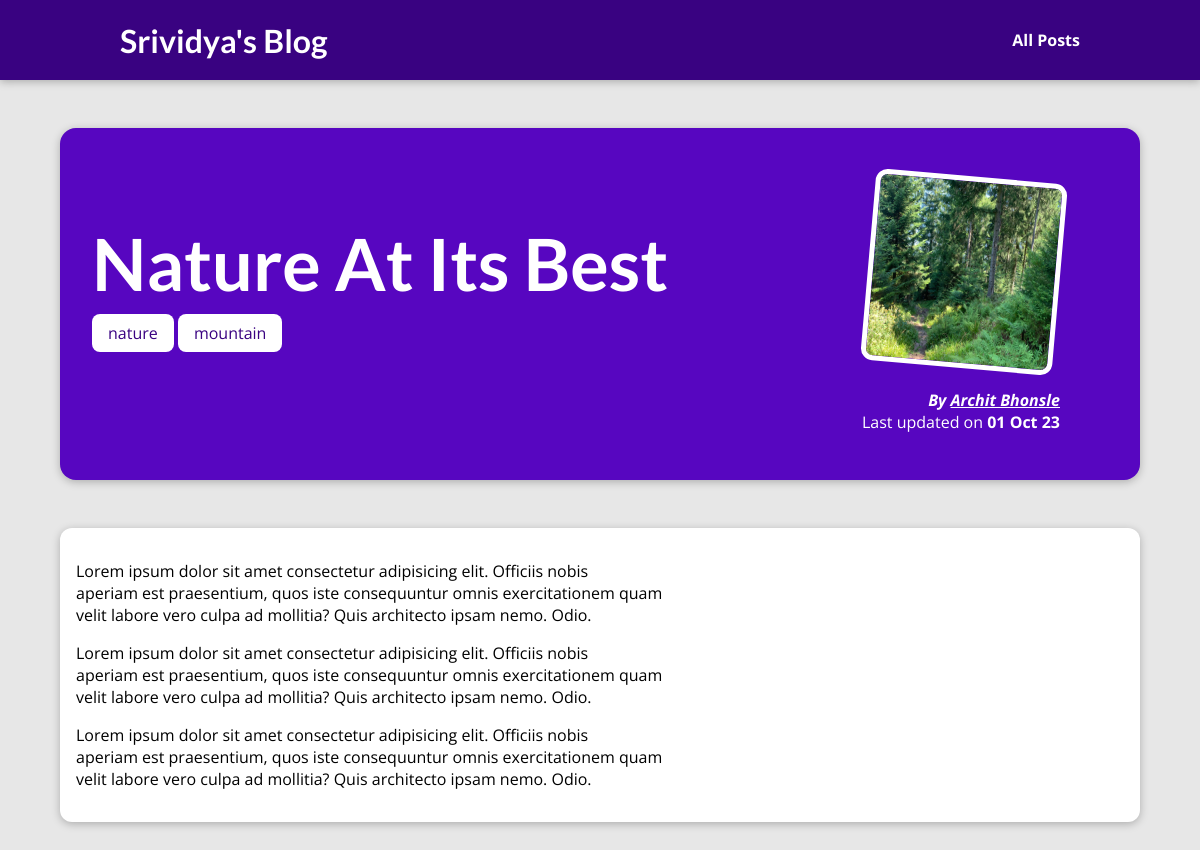
The page /posts/nature-its-best on the database its author committed.
### blog/models.py (models this page shows, shortened)
class Post(models.Model):
    title = models.CharField(max_length=150)
    excerpt = models.CharField(max_length=200)
    image_name = models.CharField(max_length=100)
    slug = models.SlugField(default="", blank=True, null=False, db_index=True, unique=True)
    content = models.TextField(validators=[MinLengthValidator(10)])
    date = models.DateField(auto_now=True)
    tags = models.ManyToManyField(Tag)
    author = models.ForeignKey(Author, on_delete=models.SET_NULL, related_name="posts", null=True)

class Tag(models.Model):
    caption = models.CharField(max_length=50)

class Author(models.Model):
    first_name = models.CharField(max_length=100)
    last_name = models.CharField(max_length=100)
    email = models.EmailField()
    def get_full_name(self):
        return f"{self.first_name} {self.last_name}"
    def __str__(self):
        return self.get_full_name()

### blog/views.py (the view)
# urls.py: path("posts/<slug:slug>", views.post_details, name="post-details"),
def post_details(request, slug):
    post = Post.objects.get(slug=slug)
    return render(request, "blog/post-details.html", {
        "post": post,
        "tags": post.tags.all()
    })

### blog/templates/blog/post-details.html (shortened to what this page needs)
{% extends 'base.html' %}
{% load static %}
{% block css_files %}
    <link rel="stylesheet" href="{% static 'blog/post-details.css' %}">
{% endblock css_files %}
{% block content %}
    <section id="summary">
        <h2>{{ post.title }}</h2>
        <div>
            {% for tag in tags %}
                <span class="tags">{{ tag.caption }}</span>
            {% endfor %}
        </div>
        <article>
            <img src="{% static 'blog/images/'|add:post.image_name %}" alt="Post Title">
            <address>By <a href="mailto:{{post.author.email}}"> {{post.author}} </a></address>
            <div>
                Last updated on <time>{{ post.date|date:"d M y" }}</time>
            </div>
        </article>
    </section>
    <main>
        {{ post.content|linebreaks }}
    </main>
{% endblock content %}

### static/app.css (style rules this page uses)
* { box-sizing: border-box; }
html { font-family: 'Open Sans', 'Lato', sans-serif; }
body { margin: 0; }
h1, h2, h3 { font-family: 'Lato', sans-serif; font-weight: bold; }

### blog/static/blog/post-details.css (style rules this page uses)
body { background-color: #e7e7e7; }
#summary { margin: 8rem auto 3rem auto; padding: 2rem; width: 90%; max-width: 90rem; border-radius: 16px; background-color: #5706c0; position: relative; box-shadow: 0 2px 8px rgba(0, 0, 0, 0.25); height: 22rem; }
#summary h2 { color: white; font-size: 4.5rem; margin-bottom: 1rem; }
#summary article { position: absolute; top: 2rem; right: 3rem; padding: 1rem 2rem; border-radius: 12px; text-align: right; color: white; }
#summary article img { width: 12rem; height: 12rem; border-radius: 12px; transform: rotateZ(5deg); border: 5px solid white; margin-bottom: 1rem; }
#summary address { font-weight: bold; }
#summary time { font-weight: bold; }
#summary a { color: white; }
main { width: 90%; max-width: 90rem; margin: 3rem auto; background-color: white; padding: 1rem; border-radius: 12px; box-shadow: 0 2px 8px rgba(0, 0, 0, 0.25); }
.tags { background-color: white; color: #390281; padding: 0.5rem 1rem; border-radius: 8px; }

### rows shown on the page
Post: title "Nature At Its Best", image_name (picture), author "Archit Bhonsle", date "01 Oct 23", content "Lorem ipsum dolor sit amet consectetur adipisicing elit. Officiis nobis aperiam est praesentium, quos iste consequuntur omnis exercitationem quam velit labore vero culpa ad mollitia? Quis architecto ipsam nemo. Odio. Lorem ipsum dolor sit amet consectetur adipisicing elit. Officiis nobis aperiam est praesentium, quos iste consequuntur omnis exercitationem quam velit labore vero culpa ad mollitia? Quis architecto ipsam nemo. Odio. Lorem ipsum dolor sit amet consectetur adipisicing elit. Officiis nobis aperiam est praesentium, quos iste consequuntur omnis exercitationem quam velit labore vero culpa ad mollitia? Quis architecto ipsam nemo. Odio."
Tag: caption "nature"
Tag: caption "mountain"
